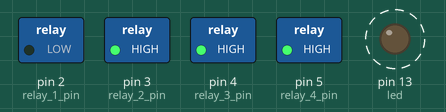
The sketch below on a simulated Arduino Uno, built with avr-gcc and run on an emulated ATmega328P. Parts: switched loads named in the sketch (green lamp = pin HIGH), output pins drawn as LEDs (lit = HIGH). Dashed ring = blinking. What the sketch prints to the serial monitor is not drawn.

Above: at 0.3 s.
Timing chart, 0 to 3.0 s (numbered marks = the images above):
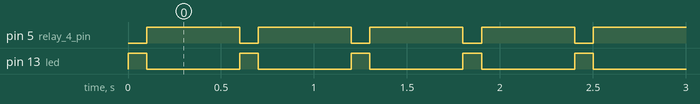

The sketch:

bioBox_test.ino
```cpp
int led = 13;

int temp_1_pin = A0;
int temp_2_pin = A1;
int temp_3_pin = A2;

int relay_1_pin = 2;
int relay_2_pin = 3;
int relay_3_pin = 4;
int relay_4_pin = 5;

float reference_voltage = 5;

void setup() {
  pinMode(led, OUTPUT);

  pinMode(temp_1_pin, INPUT);
  pinMode(temp_2_pin, INPUT);
  pinMode(temp_3_pin, INPUT);

  pinMode(relay_1_pin, OUTPUT);
  pinMode(relay_2_pin, OUTPUT);
  pinMode(relay_3_pin, OUTPUT);
  pinMode(relay_4_pin, OUTPUT);

  digitalWrite(relay_1_pin, LOW); //fan on
  digitalWrite(relay_2_pin, HIGH); //heat lamp off
  digitalWrite(relay_3_pin, HIGH); //solenoid off
  digitalWrite(relay_4_pin, HIGH); //kill switch off

  Serial.begin(9600);
}

void loop() {
  digitalWrite(relay_4_pin, LOW);
  Serial.println("HIGH");
  digitalWrite(led, HIGH);
  delay(100);

  digitalWrite(relay_4_pin, HIGH);
  Serial.println("LOW");
  digitalWrite(led, LOW);
  delay(500);
}
```

Measured:
- by itself, pin 5 (relay_4_pin): alternates HIGH for 0.50 s and LOW for 0.10 s
- by itself, pin 13 (led): alternates HIGH for 0.10 s and LOW for 0.50 s
